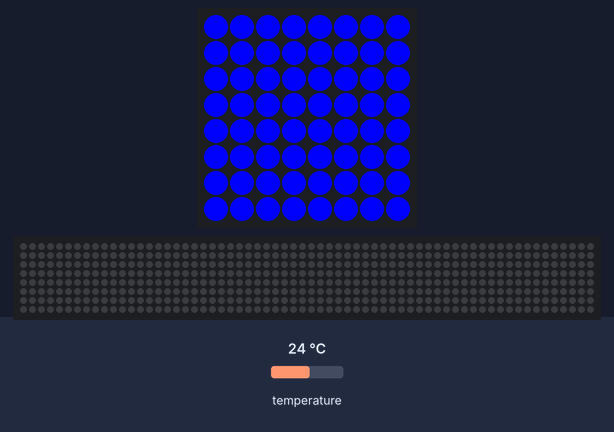
Bench run of a program on a simulated Raspberry Pi (BCM pin numbers) with a Sense HAT. Shown: the Sense HAT's 8×8 RGB LED matrix, a strip that is not on the board, showing the scrolling text unrolled. The test bench sets the inputs (shaded band); at power-on: temperature 24 °C. The 64×8 strip is a reading aid, not a part: it shows the text the matrix is scrolling, unrolled, one strip-width of it at a time; what the program prints to the terminal is not drawn.

Above: at 0.12 s.
At 1.12 s:
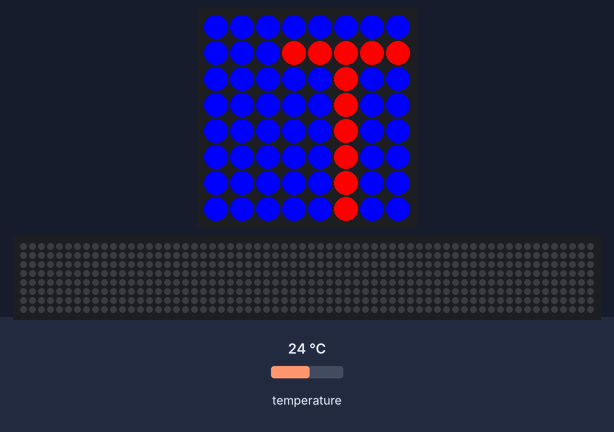
At 10.96 s:
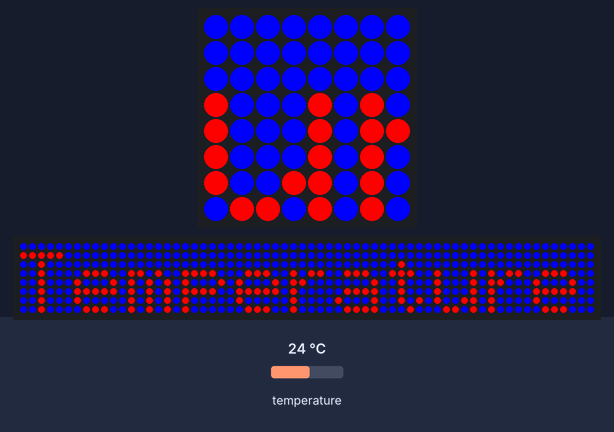
At 20.99 s:
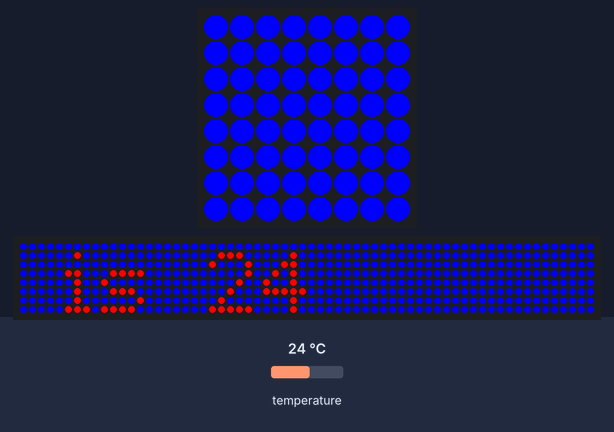
At 21.99 s:
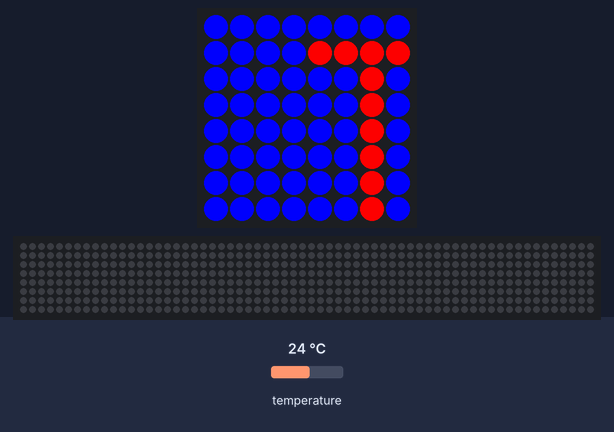
At 39.86 s:
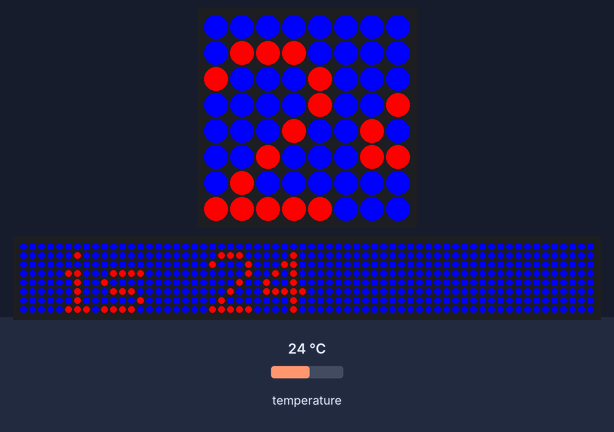

The program:

SenseHatTemp.py
```python
from sense_hat import SenseHat

sense = SenseHat()
sense.clear()

blue = (0, 0, 255)
red = (255, 0, 0)

temp = sense.get_temperature()
print(int(temp))

printOut = "Temperature is "+str(int(temp))

while True:
  sense.show_message(printOut, text_colour=red, back_colour=blue, scroll_speed=0.2)
```
